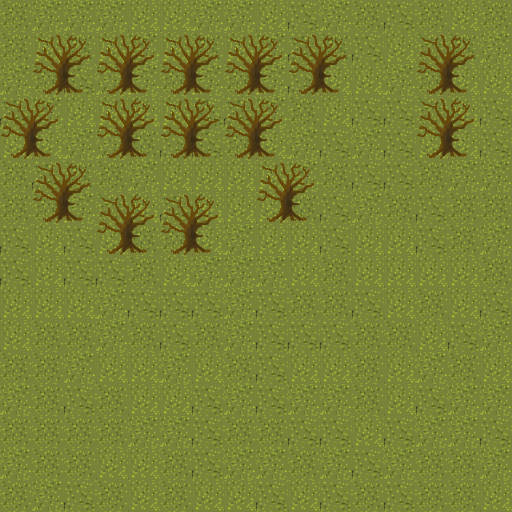

A level layout from a 2D game, rendered from its tile map. Below: a short description, then the map file with tile-grid data replaced by summaries:
An orthogonal 16x16 tile map with 32x32 px tiles, 2 tile layers (Ground, Object).

<map version="1.0" orientation="orthogonal" width="16" height="16" tilewidth="32" tileheight="32">
 <tileset firstgid="1" name="tileset" tilewidth="32" tileheight="32">
  <image source="tileset.png" width="512" height="512" />
 </tileset>
 <layer name="Ground" width="16" height="16">
  <data>[256 cells, 256 non-empty, 4 distinct tile ids]</data>
 </layer>
 <layer name="Object" width="16" height="16">
  <data>[256 cells, 60 non-empty, 4 distinct tile ids]</data>
 </layer>
</map>